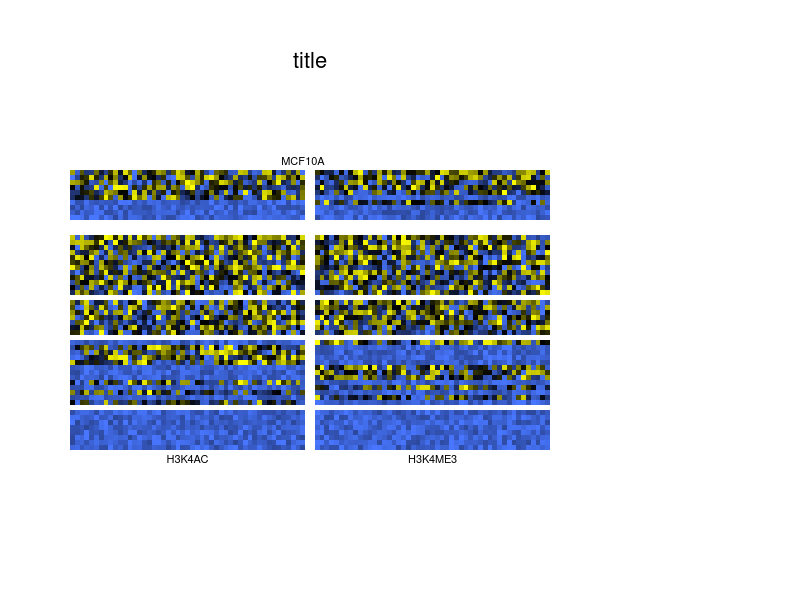

Write the R code that produced this figure. (Note: this script raises an error after producing the figure.)
#plots K27me3 and K4me3 combinations of heatmaps
#clustering is kmeans then sorted within clusters



#source('jrb_R_scripts//heatmap.3-split.R')
#source('heatmap.2.2.R')
library('reshape')
library('ggplot2')

heatmap.ngsplots = function(ngs_profiles, main_title = NULL, profiles_to_plot, nclust = 6, labels_below = NA, labels_above = NA, fg_toPlot = character(), labels_right = NA, sortClustersByTotal = F, hmapColors = c('royalblue1', 'black', 'yellow'), labelWithCounts = F, fg_label = NA, label_clusters = T, ...){
  if(length(labels_below) < 2 && is.na(labels_below)){
    labels_below = profiles_to_plot
  }
  if(length(profiles_to_plot) %% length(labels_below) != 0){
    stop('length of labels_below must divide profiles_to_plot evenly!')
  }
  if(length(profiles_to_plot) %% length(labels_above) != 0){
    stop('length of labels_above must divide profiles_to_plot evenly!')
  }
  
  
  prof = matrix(0, ncol = 0, nrow = nrow(ngs_profiles[[1]]))#assemble single matrix by joining selected profiles (matrices)
  hidden = lapply(profiles_to_plot, function(x){
    prof <<- cbind(prof, ngs_profiles[[x]])
  })
  
  #HARDCODED DEBUG STUFF
  #   prof = prof[1:100,]
  #   fg_toPlot = rownames(prof)[1]
  
  
  cr = colorRamp(hmapColors)
  tmp = 0:100 / 100
  colors = rgb(cr(tmp)/255)
  
  len = length(profiles_to_plot)
  
  cseps = 1:(len-1) * ncol(prof) / len #column separators are between joined profiles
  
  labels.above = rep('', ncol(prof))#column labels are centered above each profile
  if(!is.na(labels_above[1])){
    labels_loc = round((1:length(labels_above) -.499) * ncol(prof) / length(labels_above))
    labels.above[labels_loc] = labels_above
  }
  
  
  labels.below = rep('', ncol(prof))
  labels_loc = round((1:length(labels_below)-.499) * ncol(prof) / length(labels_below))
  labels.below[labels_loc] = labels_below
  
  set.seed(1)
  kmclust = kmeans(prof, centers = nclust, iter.max = 10)
  
  rColorChoices = RColorBrewer::brewer.pal(nclust, 'Dark2')#set cluster id colors
  rColors = rColorChoices[kmclust$cluster[rownames(prof)]]
  names(rColors) = rownames(prof)#colors will be accessed by rowname of prof, do not need sorted
  
  if(length(fg_toPlot) > 0){#extract fg_plot as special cluster
    #rseps = c(0, rseps)#add an
    kmclust$cluster[fg_toPlot] = 0#change cluster of fg
    kmclust$cluster = kmclust$cluster + 1
    
    rColors[fg_toPlot] = 'white'
    nclust = nclust + 1
    kmclust$size = sapply(1:nclust, function(x){
      return(sum(kmclust$cluster == x))
    })
    kmclust$centers = rbind(colMeans(prof[fg_toPlot,]), kmclust$centers)
    rownames(kmclust$centers) = 1:nclust
  }
  
  o = order(kmclust$cluster)#sort prof to be in cluster number order
  prof = prof[o,, drop = F]
  kmclust$cluster = kmclust$cluster[o]#keep cluster assignment sorted in same order as prof
  
  for(i in 1:nclust){#sort within each cluster by rowSum
    #size = kmclust$size
    start = 1
    if(i > 1){
      start = sum(kmclust$size[1:(i-1)]) + 1
    }
    end = sum(kmclust$size[1:(i)])
    #print(paste(start, end))
    o = order(rowSums(prof[start:end,,drop = F]), decreasing = T)
    prof[start:end,] = prof[start:end,,drop = F][o,, drop = F]
  }
  
  prof_ordered = matrix(0, ncol = ncol(prof), nrow = 0)#prof_ordered contains profiles rearranged at cluster level
  get_kmclust = function(i){
    start = 1
    if(i > 1){
      start = sum(kmclust$size[1:(i-1)]) + 1
    }
    end = sum(kmclust$size[1:(i)])
    return(prof[start:end,])
  }
  
  kmclust_order = 1:nclust
  if(length(fg_toPlot) > 0){
    sortByDist = F
    if(sortByDist){
      km_dist = as.matrix(dist(kmclust$centers))
      o = order(km_dist[,1])
      kmclust_order = o
    }else{
      kmclust_order = order(apply(kmclust$centers, 1, sum), decreasing = T)
      not_1 = kmclust_order != 1#move 1 to beginning
      kmclust_order = c(1, kmclust_order[not_1])
    }
    
    #    
  }else{
    if(sortClustersByTotal){#sort clusters by total of their centers
      kmclust_order = order(apply(kmclust$centers, 1, sum), decreasing = T)
    }else{
      hiclust = hclust(dist(kmclust$centers))#use hierarchical clustering on centers
      kmclust_order = hiclust$order
    }
  }
  
  for(i in kmclust_order){#sort k means clusters 
    new_cluster = get_kmclust(i)
    start = nrow(prof_ordered) + 1
    prof_ordered = rbind(prof_ordered, new_cluster)
    end = nrow(prof_ordered)
  }
  
  
  rseps = 1:(nclust-1)#cacluated row seperations
  kmclust$size = kmclust$size[kmclust_order]
  
  for(i in 1:nclust){
    size = kmclust$size
    start = 1
    if(i > 1){
      start = sum(kmclust$size[1:(i-1)]) + 1
    }
    end = sum(kmclust$size[1:(i)])
    if(i < nclust){
      rseps[i] = end
    }
  }
  
  if(labelWithCounts){
    if(is.null(labels_right)){
      labels_right = 1:nclust
    } else {
      labels_right = paste(kmclust$size, labels_right)
    }
  }else{
    if(length(labels_right) == 1){
      labels_right = rep(labels_right, nclust)
    }else if(length(labels_right) != nclust){
      stop('length of labels_right must be 1 or = to # of clusters (+1 if fg_toPlot is specified)')
    }
  }
  if(length(fg_toPlot) == 0 && !is.na(fg_label)){
    stop('cannot add fg_label, fg_toPlot is empty')
  }
  RowSideLabels = character()
  if(label_clusters){
    RowSideLabels = paste('cluster', 1:nclust)
    if(length(fg_toPlot > 0)){
      if(!is.na(fg_label)){
        RowSideLabels = c(fg_label, paste('cluster', 1:(nclust-1)))#special label for fg_toPlot
      }
    }
  }else if(!is.na(fg_label)){
    RowSideLabels = c(fg_label, rep('', nclust-1))#special label for fg_toPlot
  }
  #print(RowSideLabels)
  
  #print(kmclust)
  #print(rseps)
  extra_spacer = 2
  hidden = heatmap.2.2(prof_ordered,
                       RowSideLabels = RowSideLabels,
                       RowSideColors = rColors[rownames(prof_ordered)],
                       labCol = labels.below, srtCol = 0, adjCol = c(.5,1), cexCol = 1, col = colors, symm = T, 
                       rowsep.major = c(rep(rseps[1], extra_spacer), rseps), 
                       colsep.minor = cseps, 
                       sepwidth.minor = 2, 
                       sepwidth.major = max(nrow(prof_ordered)/100,1), 
                       labels.above = labels.above, 
                       na.color = 'red', 
                       rowsep.major.labels = c(labels_right[1], rep('', extra_spacer), labels_right[2:length(labels_right)]), 
                       main = main_title)
  cluster_members = list()
  #print(nrow(prof_ordered))
  for(i in 0:length(rseps)){
    start = 1
    if(i > 0) start = rseps[i] + 1
    end = nrow(prof_ordered)
    if(i < length(rseps)) end = rseps[i + 1]
    
    #print(start)
    #print(end)
    cluster_members[[i+1]] = rownames(prof_ordered)[start:end]
  }
  ngs_res = list(cluster_members = cluster_members, colors = unique(rColors[rownames(prof_ordered)]), as_plotted = prof_ordered)
  return(ngs_res)
}




#dev.off()
#dummy out tracing, dummy out clustering
heatmap.2.2 = function (x, Rowv = TRUE, Colv = if (symm) "Rowv" else TRUE, RowSideLabels = NA,
                        distfun = dist, hclustfun = hclust, dendrogram = c("both", 
                                                                           "row", "column", "none"), reorderfun = function(d, w) reorder(d, 
                                                                                                                                         w), symm = FALSE, scale = c("none", "row", "column"), 
                        na.rm = TRUE, revC = identical(Colv, "Rowv"), add.expr, breaks, 
                        symbreaks = any(x < 0, na.rm = TRUE) || scale != "none", 
                        col = "heat.colors", colsep.minor = -1, colsep.major = -1, rowsep.minor = -1, rowsep.major = -1, sepcolor = "white", 
                        sepwidth.minor = 1, sepwidth.major = 3, cellnote, notecex = 1, notecol = "cyan", 
                        na.color = par("bg"), trace = c("column", "row", "both", 
                                                        "none"), tracecol = "cyan", hline = median(breaks), vline = median(breaks), 
                        linecol = tracecol, mar.top = 2, mar.left = 2, mar.bot = 5, mar.right = 5, ColSideColors, RowSideColors = NULL, 
                        cexRow = 0.2 + 1/log10(nr), cexCol = 0.2 + 1/log10(nc), labRow = NULL,
                        labCol = NULL, labels.above = NULL, srtRow = NULL, srtCol = NULL, adjRow = c(0, 
                                                                                                     NA), adjCol = c(.5, .5), offsetRow = 0.5, offsetCol = 0.5, 
                        colRow = NULL, colCol = NULL, key = TRUE, keysize = .1, 
                        density.info = c("histogram", "density", "none"), denscol = tracecol, 
                        symkey = any(x < 0, na.rm = TRUE) || symbreaks, densadj = 0.25, 
                        key.title = NULL, key.lab = NA, key.ylab = NULL, key.xtickfun = NULL, 
                        key.ytickfun = NULL, key.par = list(), main = NULL, xlab = NULL, 
                        ylab = NULL, lmat = NULL, lhei = 1, lwid = NULL, extrafun = NULL, rowsep.major.labels = NULL, left_mai = .7, cex.main = 2,
                        ...) 
{
  x.original = x
  rowsep.minor.original = rowsep.minor
  rowsep.major.original = rowsep.major
  sepwidth.minor = round(sepwidth.minor)
  sepwidth.major = round(sepwidth.major)
  
  scale01 <- function(x, low = min(x), high = max(x)) {
    x <- (x - low)/(high - low)
    x
  }
  
  plot0 = function(width = 1, height = 1){
    fudge = 0.037037037037
    plot(c(0+fudge*width, width-fudge * width), c(0+fudge*height, height-fudge * height), type = 'n', xlab = '', ylab = '', axes = F, )
  }
  
  dev.width = par('din')[1]
  dev.height = par('din')[2]
  
  lmat = 1
  body.height = dev.height
  body.width = dev.width
  body.iy = 1
  body.ix = 1
  lwid = dev.width
  label.height = .5
  main.height = 1.2
  lhei = body.height
  
  if(!is.null(labels.above)){
    lmat = rbind(max(lmat) + 1, lmat)
    lhei[body.iy] = lhei[body.iy] - label.height
    lhei = c(label.height, lhei)
    body.iy = body.iy + 1
  }
  if(!is.null(main)){
    lmat = rbind(max(lmat) + 1, lmat)
    lhei[body.iy] = lhei[body.iy] - main.height
    lhei = c(main.height, lhei)
    body.iy = body.iy + 1
  }
  if(!is.null(labCol)){
    lmat = rbind(lmat, max(lmat) + 1)
    lhei[body.iy] = lhei[body.iy] - label.height
    lhei = c(lhei, label.height)
  }
  if(key){
    key.height = 1
    lmat = rbind(lmat, max(lmat) + 1)
    lhei[body.iy] = lhei[body.iy] - key.height
    lhei = c(lhei, key.height)
  }
  RowSideColors.size = 0
  if (!is.null(RowSideColors)) {
    if (!is.character(RowSideColors) || length(RowSideColors) != nrow(x)) 
      stop("'RowSideColors' must be a character vector of length nrow(x)")
    RowSideColors.size = 1.5
    lmat <- cbind(lmat, c(rep(0, body.iy-1), max(lmat)+1, rep(0, nrow(lmat)-body.iy)))
    lwid[body.ix] = lwid[body.ix] - RowSideColors.size
    lwid <- c(lwid, RowSideColors.size)
  }
  labRowSize = 0
  if (!is.null(rowsep.major.labels)) {
    labRowSize = 1
    lmat <- cbind(lmat, c(rep(0, body.iy-1), max(lmat)+1, rep(0, nrow(lmat)-body.iy)))
    lwid[body.ix] = lwid[body.ix] - labRowSize
    lwid <- c(lwid, labRowSize)
  }
  if(left_mai > 0){
    lmat <- cbind(rep(0, nrow(lmat)), lmat)
    lwid[body.ix] = lwid[body.ix] - left_mai
    lwid <- c(left_mai, lwid)
    body.ix = body.ix + 1
  }
  
  
  print(lmat)
  print(lhei)
  print(lwid)
  
  
  
  layout(lmat, heights = lhei, widths = lwid)
  
  
  
  x = x[nrow(x):1,]#reverse so heatmap top row is top row of input matrix
  RowSideColors = rev(RowSideColors)
  nr <- nrow(x)
  nc <- ncol(x)
  
  
  insert_col = function(n, i){#insert n column following index i
    x <<- cbind(x[,1:i], matrix(NA, nrow = nrow(x), ncol = n),  x[,(i+1):ncol(x)])
    affected = colsep.minor > i
    colsep.minor[affected] <<- colsep.minor[affected] + n
    affected = colsep.major > i
    colsep.major[affected] <<- colsep.major[affected] + n
    if(!is.null(labCol)) labCol <<- c(labCol[1:i], rep('', n), labCol[(i + 1):length(labCol)])
    if(!is.null(labels.above)) labels.above <<- c(labels.above[1:i], rep('', n), labels.above[(i + 1):length(labels.above)])
  }
  
  insert_row = function(n, i){#insert n rows following index i
    x <<- rbind(x[1:i,], matrix(NA, ncol = ncol(x), nrow = n),  x[(i+1):nrow(x),])
    affected = rowsep.minor >= i
    rowsep.minor[affected] <<- rowsep.minor[affected] + n
    affected = rowsep.major >= i
    rowsep.major[affected] <<- rowsep.major[affected] + n
    #print(rowsep.major)
    RowSideColors <<- c(RowSideColors[1:i], rep(NA, n), RowSideColors[(i+1):length(RowSideColors)])
  }
  
  
  #print(dim(x))
  do_col_major = colsep.major[1] > -1#test before value are changed
  if (colsep.minor[1] > -1){ #insert  columns in x and color
    for (i in 1:length(colsep.minor)){ 
      csep = colsep.minor[i]
      insert_col(sepwidth.minor, csep)
    }
  }
  if (do_col_major){ #insert  columns in x and color
    for (i in 1:length(colsep.major)){ 
      csep = colsep.major[i]
      insert_col(sepwidth.major, csep)
    }
  }
  #print(dim(x))
  x = x[nrow(x):1,]#reverse rows temporarily
  RowSideColors = rev(RowSideColors)
  do_row_major = rowsep.major[1] > -1#test before values are changed
  if (rowsep.minor[1] > -1){
    for (i in 1:length(rowsep.minor)){ 
      rsep = rowsep.minor[i]
      insert_row(sepwidth.minor, rsep)
    }
  }
  if (do_row_major){
    for (i in 1:length(rowsep.major)){ 
      rsep = rowsep.major[i]
      insert_row(sepwidth.major, rsep)
    }
  }
  x = x[nrow(x):1,]#unreverse rows
  RowSideColors = rev(RowSideColors)
  #print(dim(x))
  nc = ncol(x)
  nr = nrow(x)
  par(mai = rep(0,4))
  #plots the body of the heatap
  image(0:nc, 0:nr, t(x), xlim = c(0, nc), ylim = c(0, nr), axes = FALSE, xlab = "", ylab = "", col = col, 
        breaks = breaks, ...)
  
  #print(dim(x))
  #plots column labels above column
  apply_col_labels = function(col_labels, yshift = .5, yadj = .5){
    plot0(ncol(x))
    if (is.null(srtCol) && is.null(colCol)) 
      axis(1, 1:nc-.5, labels = col_labels, las = 2, line = -0.5 + 
             offsetCol, tick = 0, cex.axis = cexCol, padj = 1)
    else {
      if (is.null(srtCol) || is.numeric(srtCol)) {
        xpd.orig <- par("xpd")
        par(xpd = NA)
        xpos <- 1:nc-.5
        text(x = xpos, y = yshift, labels = col_labels, adj = c(.5, yadj),
             cex = cexCol, srt = srtCol, col = colCol)
        #print(colCol)
        par(xpd = xpd.orig)
      }
      else warning("Invalid value for srtCol ignored.")
    }
  }
  if(!is.null(labels.above)){
    apply_col_labels(labels.above, .1, 0)
  }
  
  #draw title
  if(!is.null(main)){
    plot.new()
    text(.5,.5, main, cex = cex.main)
  }
  
  #draws column labels below column
  if(!is.null(labCol)){
    apply_col_labels(labCol, .9, 1)
  }
  if (missing(breaks) || is.null(breaks) || length(breaks) < 
        1) {
    if (missing(col) || is.function(col)) 
      breaks <- 16
    else breaks <- length(col) + 1
  }
  if (length(breaks) == 1) {
    if (!symbreaks) 
      breaks <- seq(min(x, na.rm = na.rm), max(x, na.rm = na.rm), 
                    length = breaks)
    else {
      extreme <- max(abs(x), na.rm = TRUE)
      breaks <- seq(-extreme, extreme, length = breaks)
    }
  }
  nbr <- length(breaks)
  ncol <- length(breaks) - 1
  if (class(col) == "function") 
    col <- col(ncol)
  min.breaks <- min(breaks)
  max.breaks <- max(breaks)
  x[x < min.breaks] <- min.breaks
  x[x > max.breaks] <- max.breaks
  if (key) {
    mai <- c(.5, .2, .2, .2)
    par(mai = mai, cex = 0.75, mgp = c(2, 1, 0))
    if (length(key.par) > 0) 
      do.call(par, key.par)
    tmpbreaks <- breaks
    if (symkey) {
      max.raw <- max(abs(c(x, breaks)), na.rm = TRUE)
      min.raw <- -max.raw
      tmpbreaks[1] <- -max(abs(x), na.rm = TRUE)
      tmpbreaks[length(tmpbreaks)] <- max(abs(x), na.rm = TRUE)
    }
    else {
      min.raw <- min.breaks
      max.raw <- max.breaks
    }
    z <- seq(min.raw, max.raw, by = min(diff(breaks)/4))
    image(z = matrix(z, ncol = 1), col = col, breaks = tmpbreaks, 
          xaxt = "n", yaxt = "n")
    par(usr = c(0, 1, 0, 1))
    if (is.null(key.xtickfun)) {
      lv <- pretty(breaks)
      xv <- scale01(as.numeric(lv), min.raw, max.raw)
      xargs <- list(at = xv, labels = lv)
    }
    else {
      xargs <- key.xtickfun()
    }
    xargs$side <- 1
    do.call(axis, xargs)
    if (!is.na(key.lab)) {
      mtext(side = 3, key.lab, line = 1, padj = 1, 
            cex = par("cex") * par("cex.lab"))
    }
  }
  if(!is.null(RowSideColors)){#plot colored block for each cluster
    tmp = as.factor(RowSideColors)
    vals = matrix(as.numeric(tmp), ncol = 1)
    
    lev = levels(tmp)
    par(mai = c(0,.1,0,.1))
    image(0:1, 0:nr, t(vals), xlim = c(0, 1), ylim = c(0, nr), axes = FALSE, xlab = "", ylab = "", col = lev)
    cluster_levels = unique(vals)
    cluster_levels = cluster_levels[!is.na(cluster_levels)]
    #print(cluster_levels)
    cluster_ids = vals[,1]
    names(cluster_ids) = 1:length(cluster_ids)
    cluster_ids = cluster_ids[!is.na(cluster_ids)]
    par(xpd = NA)
    for(i in 1:length(RowSideLabels)){
      keep = (cluster_ids == cluster_levels[i])
      center = mean(as.numeric(names(keep[keep])))
      #print(center)
      rowLab = rev(RowSideLabels)[i]
      
      text(.5,center, rowLab, adj = c(.5,.5))
      
    }
    #par(xpd = NA)
    
  }
  if(!is.null(rowsep.major.labels)){
    par(mai = rep(0,4))
    plot0(height = nr)
    for(i in 1:length(rowsep.major.labels)){
      rsep_prev = 1
      if(i > 1){
        rsep_prev = rowsep.major[i - 1] + sepwidth.major
      }
      rsep_curr = rowsep.major.original[i]
      if(i > 1){
        rsep_curr = rsep_prev - 1 + rowsep.major.original[i] - rowsep.major.original[i - 1]
      }
      if(i > length(rowsep.major.original)){
        rsep_curr = nrow(x)
      }
      rsep_mid = (mean(c(rsep_prev, rsep_curr)))
      ypos = nr - rsep_mid + 1
      #print(paste(ypos, '-'))
      text(.5, ypos, rowsep.major.labels[i], adj = c(.5,.5) )
    }
  }
}


cl = 'MCF10A'
hm = c('H3K4AC', 'H3K4ME3')#c('H3K27AC','H3K27ME3','H3K4AC', 'H3K4ME3', 'H4K20ME3')
toPlot = paste(cl, hm, sep = '_')
ngs_profiles = list()
nr = 50
nc = 49
for(tp in toPlot){
  dat = matrix(runif(nr * nc, 0, 100), nrow = nr, ncol = nc)
  rownames(dat) = 1:nrow(dat)
  reduce = runif(nr/2, 1, nr)
  dat[reduce,] = dat[reduce,] / 5
  ngs_profiles[[tp]] = dat
}



#png(paste0('test8sidecol2_', cl, '.png'), width = 4, height = 8, units = 'in', res = 450)
nclust = 4
# pdf(file = NULL)
res = heatmap.ngsplots(ngs_profiles, label_clusters = T, fg_label = 'selected',
                       main_title = 'title', toPlot, nclust = nclust, labels_below = hm, labels_above = cl,
                       fg_toPlot = 1:10, labels_right = 'genes', sortClustersByTotal = T, labelWithCounts = T)
# dev.off()
# res = heatmap.ngsplots(ngs_profiles,# hmapColors = c('#2166ac', 'black', '#b2182b'),
#                        main_title = 'title', toPlot, nclust = nclust, labels_below = hm, labels_above = cl, 
#                        fg_toPlot = 1:10, labels_right = paste(sapply(res[[1]], length), 'genes'), sortClustersByTotal = T)
